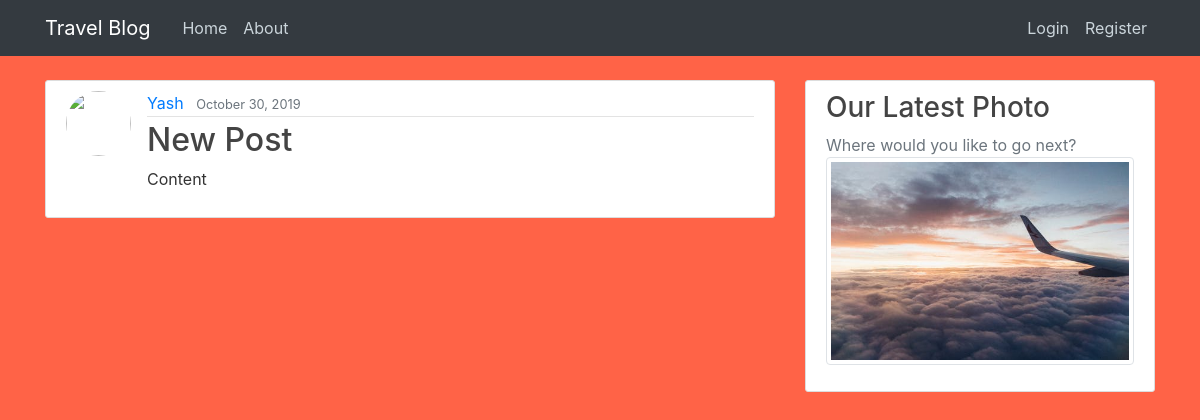
The page /post/29/ on the database its author committed.
### blog/models.py (models this page shows, shortened)
class Post(models.Model):
    title = models.CharField(max_length=100)
    content = models.TextField()
    date_posted = models.DateTimeField(default=timezone.now)
    author = models.ForeignKey(User, on_delete=models.CASCADE)

### blog/views.py (the view)
# urls.py: path('post/<int:pk>/', PostDetailView.as_view(), name='post-detail'),
class PostDetailView(DetailView):
    model = Post

### blog/templates/blog/post_detail.html (shortened to what this page needs)
{% extends "blog/base.html"%}
{% block content%}
    <article class="media content-section">
        <img class="rounded-circle article-img" src=""{{ object.author.profile.image.url }} >
        <div class="media-body">
            <div class="article-metadata">
                <a class="mr-2" href="{% url 'user-posts' object.author.username %}">{{ object.author }}</a>
                <small class="text-muted">{{ object.date_posted|date:'F d, Y' }}</small>
            </div>
            <h2 class="article-title"> {{ object.title }}</h2>
            <p class="article-content">{{ object.content }}</p>
        </div>
    </article>
{% endblock content%}

### blog/static/blog/main.css (style rules this page uses)
body { background: #fafafa; color: #333333; margin-top: 5rem; }
h1, h2, h3, h4, h5, h6 { color: #444444; }
.content-section { background: #ffffff; padding: 10px 20px; border: 1px solid #dddddd; border-radius: 3px; margin-bottom: 20px; }
.article-title { color: #444444; }
.article-content { white-space: pre-line; }
.article-img { height: 65px; width: 65px; margin-right: 16px; }
.article-metadata { padding-bottom: 1px; margin-bottom: 4px; border-bottom: 1px solid #e3e3e3 }

### rows shown on the page
Post: author "Yash", date_posted "October 30, 2019", title "New Post", content "Content"
